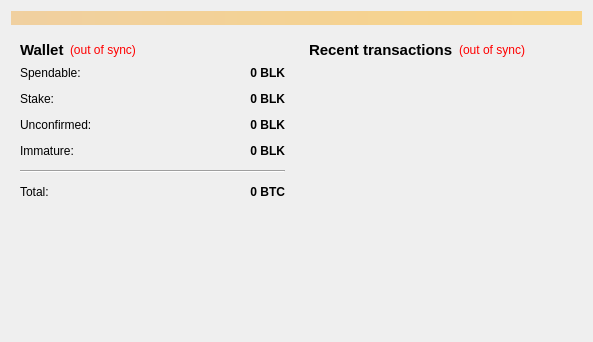
<?xml version="1.0" encoding="UTF-8"?>
<ui version="4.0">
 <class>OverviewPage</class>
 <widget class="QWidget" name="OverviewPage">
  <property name="geometry">
   <rect>
    <x>0</x>
    <y>0</y>
    <width>593</width>
    <height>342</height>
   </rect>
  </property>
  <property name="windowTitle">
   <string>Form</string>
  </property>
  <layout class="QVBoxLayout" name="topLayout">
   <item>
    <widget class="QLabel" name="labelAlerts">
     <property name="visible">
      <bool>false</bool>
     </property>
     <property name="styleSheet">
      <string notr="true">background-color: qlineargradient(x1: 0, y1: 0, x2: 1, y2: 0, stop:0 #F0D0A0, stop:1 #F8D488);  color:#000000
</string>
     </property>
     <property name="wordWrap">
      <bool>true</bool>
     </property>
     <property name="margin">
      <number>3</number>
     </property>
    </widget>
   </item>
   <item>
    <layout class="QHBoxLayout" name="horizontalLayout" stretch="1,1">
     <item>
      <layout class="QVBoxLayout" name="verticalLayout_2">
       <item>
        <widget class="QWidget" name="widget" native="true">
         <layout class="QVBoxLayout" name="verticalLayout_4">
          <item>
           <layout class="QHBoxLayout" name="horizontalLayout_4">
            <item>
             <widget class="QLabel" name="label_5">
              <property name="font">
               <font>
                <pointsize>11</pointsize>
                <weight>75</weight>
                <bold>true</bold>
               </font>
              </property>
              <property name="text">
               <string>Wallet</string>
              </property>
             </widget>
            </item>
            <item>
             <widget class="QLabel" name="labelWalletStatus">
              <property name="toolTip">
               <string>The displayed information may be out of date. Your wallet automatically synchronizes with the Valorbit network after a connection is established, but this process has not completed yet.</string>
              </property>
              <property name="styleSheet">
               <string notr="true">QLabel { color: red; }</string>
              </property>
              <property name="text">
               <string notr="true">(out of sync)</string>
              </property>
              <property name="alignment">
               <set>Qt::AlignLeading|Qt::AlignLeft|Qt::AlignVCenter</set>
              </property>
             </widget>
            </item>
            <item>
             <spacer name="horizontalSpacer_2">
              <property name="orientation">
               <enum>Qt::Horizontal</enum>
              </property>
              <property name="sizeHint" stdset="0">
               <size>
                <width>40</width>
                <height>20</height>
               </size>
              </property>
             </spacer>
            </item>
           </layout>
          </item>
          <item>
           <layout class="QFormLayout" name="formLayout_2">
            <property name="fieldGrowthPolicy">
             <enum>QFormLayout::AllNonFixedFieldsGrow</enum>
            </property>
            <property name="horizontalSpacing">
             <number>12</number>
            </property>
            <property name="verticalSpacing">
             <number>12</number>
            </property>
            <item row="0" column="0">
             <widget class="QLabel" name="label">
              <property name="text">
               <string>Spendable:</string>
              </property>
             </widget>
            </item>
            <item row="0" column="1">
             <widget class="QLabel" name="labelBalance">
              <property name="font">
               <font>
                <weight>75</weight>
                <bold>true</bold>
               </font>
              </property>
              <property name="cursor">
               <cursorShape>IBeamCursor</cursorShape>
              </property>
              <property name="toolTip">
               <string>Your current spendable balance</string>
              </property>
              <property name="text">
               <string notr="true">0 BLK</string>
              </property>
              <property name="alignment">
               <set>Qt::AlignRight|Qt::AlignTrailing|Qt::AlignVCenter</set>
              </property>
              <property name="textInteractionFlags">
               <set>Qt::LinksAccessibleByMouse|Qt::TextSelectableByKeyboard|Qt::TextSelectableByMouse</set>
              </property>
             </widget>
            </item>
            <item row="1" column="0">
             <widget class="QLabel" name="label_6">
              <property name="text">
               <string>Stake:</string>
              </property>
             </widget>
            </item>
            <item row="1" column="1">
             <widget class="QLabel" name="labelStake">
              <property name="font">
               <font>
                <weight>75</weight>
                <bold>true</bold>
               </font>
              </property>
              <property name="cursor">
               <cursorShape>IBeamCursor</cursorShape>
              </property>
              <property name="toolTip">
               <string>Total of coins that was staked, and do not yet count toward the current balance</string>
              </property>
              <property name="text">
               <string notr="true">0 BLK</string>
              </property>
              <property name="alignment">
               <set>Qt::AlignRight|Qt::AlignTrailing|Qt::AlignVCenter</set>
              </property>
              <property name="textInteractionFlags">
               <set>Qt::LinksAccessibleByMouse|Qt::TextSelectableByKeyboard|Qt::TextSelectableByMouse</set>
              </property>
             </widget>
            </item>
            <item row="2" column="0">
             <widget class="QLabel" name="label_3">
              <property name="text">
               <string>Unconfirmed:</string>
              </property>
             </widget>
            </item>
            <item row="2" column="1">
             <widget class="QLabel" name="labelUnconfirmed">
              <property name="font">
               <font>
                <weight>75</weight>
                <bold>true</bold>
               </font>
              </property>
              <property name="cursor">
               <cursorShape>IBeamCursor</cursorShape>
              </property>
              <property name="toolTip">
               <string>Total of transactions that have yet to be confirmed, and do not yet count toward the current balance</string>
              </property>
              <property name="text">
               <string notr="true">0 BLK</string>
              </property>
              <property name="alignment">
               <set>Qt::AlignRight|Qt::AlignTrailing|Qt::AlignVCenter</set>
              </property>
              <property name="textInteractionFlags">
               <set>Qt::LinksAccessibleByMouse|Qt::TextSelectableByKeyboard|Qt::TextSelectableByMouse</set>
              </property>
             </widget>
            </item>
            <item row="3" column="0">
             <widget class="QLabel" name="labelImmatureText">
              <property name="text">
               <string>Immature:</string>
              </property>
             </widget>
            </item>
            <item row="3" column="1">
             <widget class="QLabel" name="labelImmature">
              <property name="font">
               <font>
                <weight>75</weight>
                <bold>true</bold>
               </font>
              </property>
              <property name="toolTip">
               <string>Mined balance that has not yet matured</string>
              </property>
              <property name="text">
               <string notr="true">0 BLK</string>
              </property>
              <property name="alignment">
               <set>Qt::AlignRight|Qt::AlignTrailing|Qt::AlignVCenter</set>
              </property>
              <property name="textInteractionFlags">
               <set>Qt::LinksAccessibleByMouse|Qt::TextSelectableByKeyboard|Qt::TextSelectableByMouse</set>
              </property>
             </widget>
            </item>
            <item row="4" column="0" colspan="2">
             <widget class="Line" name="line">
              <property name="orientation">
               <enum>Qt::Horizontal</enum>
              </property>
             </widget>
            </item>
            <item row="5" column="0">
             <widget class="QLabel" name="labelTotalText">
              <property name="text">
               <string>Total:</string>
              </property>
             </widget>
            </item>
            <item row="5" column="1">
             <widget class="QLabel" name="labelTotal">
              <property name="font">
               <font>
                <weight>75</weight>
                <bold>true</bold>
               </font>
              </property>
              <property name="cursor">
               <cursorShape>IBeamCursor</cursorShape>
              </property>
              <property name="toolTip">
               <string>Your current total balance</string>
              </property>
              <property name="text">
               <string notr="true">0 BTC</string>
              </property>
              <property name="alignment">
               <set>Qt::AlignRight|Qt::AlignTrailing|Qt::AlignVCenter</set>
              </property>
              <property name="textInteractionFlags">
               <set>Qt::LinksAccessibleByMouse|Qt::TextSelectableByKeyboard|Qt::TextSelectableByMouse</set>
              </property>
             </widget>
            </item>
           </layout>
          </item>
         </layout>
        </widget>
       </item>
       <item>
        <spacer name="verticalSpacer">
         <property name="orientation">
          <enum>Qt::Vertical</enum>
         </property>
         <property name="sizeHint" stdset="0">
          <size>
           <width>20</width>
           <height>40</height>
          </size>
         </property>
        </spacer>
       </item>
      </layout>
     </item>
     <item>
      <layout class="QVBoxLayout" name="verticalLayout_3">
       <item>
        <widget class="QWidget" name="widget_2" native="true">
         <layout class="QVBoxLayout" name="verticalLayout">
          <item>
           <layout class="QHBoxLayout" name="horizontalLayout_2">
            <item>
             <widget class="QLabel" name="label_4">
              <property name="font">
               <font>
                <pointsize>11</pointsize>
                <weight>75</weight>
                <bold>true</bold>
               </font>
              </property>
              <property name="text">
               <string>&lt;b&gt;Recent transactions&lt;/b&gt;</string>
              </property>
             </widget>
            </item>
            <item>
             <widget class="QLabel" name="labelTransactionsStatus">
              <property name="toolTip">
               <string>The displayed information may be out of date. Your wallet automatically synchronizes with the Valorbit network after a connection is established, but this process has not completed yet.</string>
              </property>
              <property name="styleSheet">
               <string notr="true">QLabel { color: red; }</string>
              </property>
              <property name="text">
               <string notr="true">(out of sync)</string>
              </property>
              <property name="alignment">
               <set>Qt::AlignRight|Qt::AlignTrailing|Qt::AlignVCenter</set>
              </property>
             </widget>
            </item>
            <item>
             <spacer name="horizontalSpacer">
              <property name="orientation">
               <enum>Qt::Horizontal</enum>
              </property>
              <property name="sizeHint" stdset="0">
               <size>
                <width>40</width>
                <height>20</height>
               </size>
              </property>
             </spacer>
            </item>
           </layout>
          </item>
          <item>
           <widget class="QListView" name="listTransactions">
            <property name="styleSheet">
             <string notr="true">QListView { background: transparent; }</string>
            </property>
            <property name="frameShape">
             <enum>QFrame::NoFrame</enum>
            </property>
            <property name="verticalScrollBarPolicy">
             <enum>Qt::ScrollBarAlwaysOff</enum>
            </property>
            <property name="horizontalScrollBarPolicy">
             <enum>Qt::ScrollBarAlwaysOff</enum>
            </property>
            <property name="selectionMode">
             <enum>QAbstractItemView::NoSelection</enum>
            </property>
           </widget>
          </item>
         </layout>
        </widget>
       </item>
      </layout>
     </item>
    </layout>
   </item>
  </layout>
 </widget>
 <resources/>
 <connections/>
</ui>
